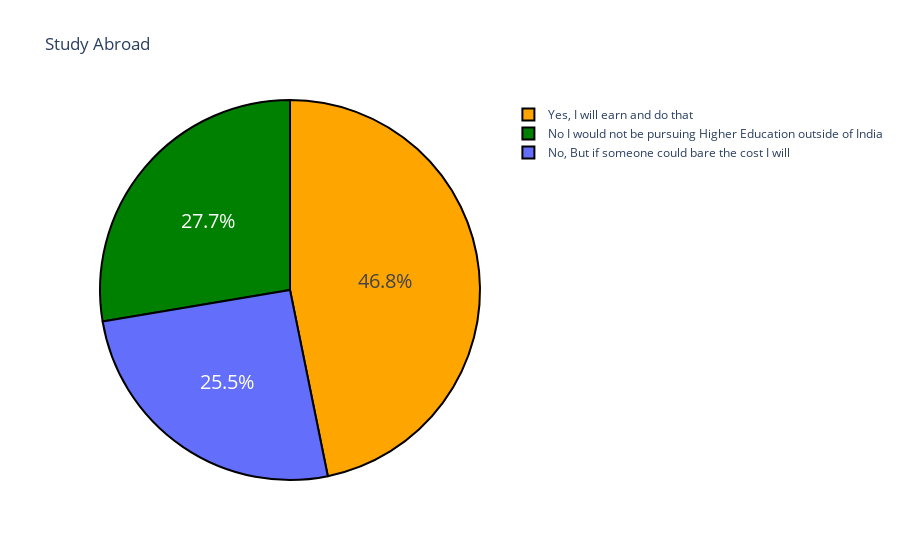

Here is the notebook cell this chart was saved with:
### Code cell
abroad = df['Would you definitely pursue a Higher Education / Post Graduation outside of India ? If only you have to self sponsor it.'].value_counts()
label = abroad.index
counts = abroad.values
colors = ['orange','green']
fig = go.Figure(data = [go.Pie(labels = label, values = counts)])
fig.update_layout(title_text = 'Study Abroad')
fig.update_traces(hoverinfo = 'label+value', textinfo = 'percent', textfont_size = 20, marker = dict(colors = colors, line = dict(color='black'
                                                                                                                                  , width=2)))
fig.show()

### Figure 1 — Plotly figure (JSON) as saved in the notebook; plotly's stock layout.template omitted (floating-point values rounded to 4 significant figures)
{"data": [{"hoverinfo": "label+value", "labels": ["Yes, I will earn and do that", "No I would not be pursuing Higher Education outside of India", "No, But if someone could bare the cost I will"], "marker": {"colors": ["orange", "green"], "line": {"color": "black", "width": 2}}, "textfont": {"size": 20}, "textinfo": "percent", "type": "pie", "values": [110, 65, 60]}], "layout": {"autosize": true, "title": {"text": "Study Abroad"}}}
